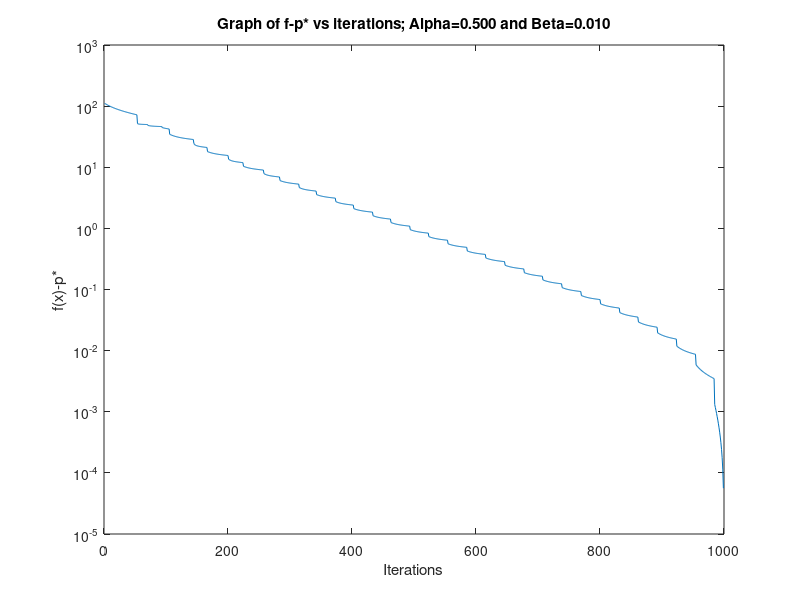
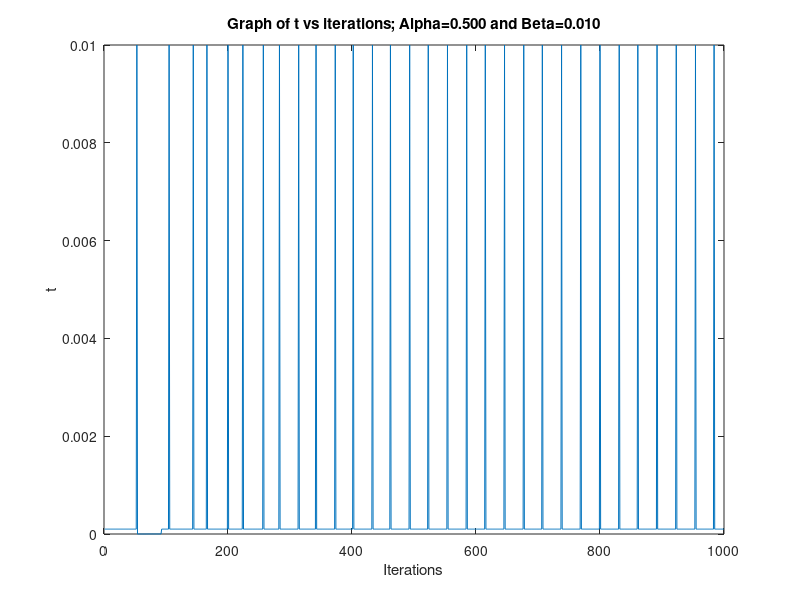

MATLAB code for these plots, in order:
clear all;

iter = 1000;
nu = .0001;
beta = .01;
alpha = .5;
n = 100;
m = 200;
x = zeros(n, 1);
A = randn(m,n);

V = []
I = []
T = []
for i = 1:iter
    % function evaluation
    f = -sum(log(1-A*x))-sum(log(1+x)) - sum(log(1-x));
    % gradient
    grad = A'*(1./(1-A*x)) - 1./(1+x) + 1./(1-x);
    % breaking criterion using nu as threshold
    if norm(grad) < nu
        break
    end
    % Gradient direction.
    dir = -grad;
    % second compoenent of backtracking
    fprime = grad'*dir;
    t = 1; 
    while ((max(A*(x+t*dir)) >= 1) || (max(abs(x+t*dir)) >= 1))
        t = beta*t;
    end
    % backtracking algorithm
    while ( -sum(log(1-A*(x+t*dir))) - sum(log(1-(x+t*dir).^2)) > f + alpha*t*fprime )
        t = beta*t;
    end
    % update step
    x = x+t*dir;
    T = [T; t]
    V = [V; f];
    I = [I ; i]
end

f_minus_p = [];
for i = 1:length(V)
    diff = V(i) - f
    f_minus_p = [f_minus_p; diff]
end
f_minus_p
f
figure(1)
plot(I,f_minus_p);
set(gca,'yscale','log');
titlestr = "Graph of f-p* vs iterations; Alpha=%0.3f and Beta=%0.3f";
str = sprintf(titlestr,alpha,beta);
title(str);
xlabel("Iterations");
ylabel("f(x)-p*");

figure(2)
plot(I,T);
titlestr = "Graph of t vs iterations; Alpha=%0.3f and Beta=%0.3f";
str = sprintf(titlestr,alpha,beta);
title(str);
xlabel("Iterations");
ylabel("t");


